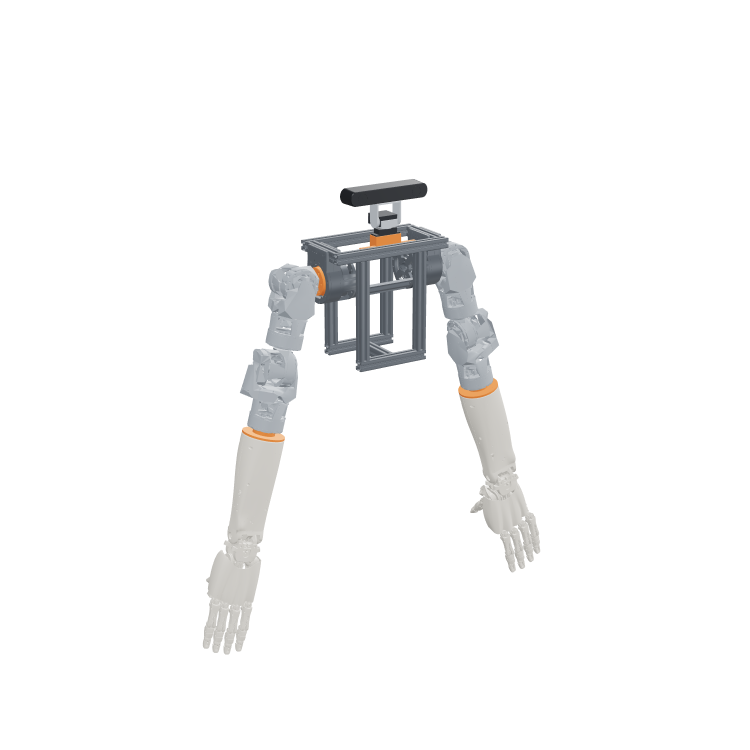
#> input picture papers/2026_fb_modular_system/experiments/software_verification/renders/f_A.png, 1500 x 1500 px (shown at 1/2 size)
$ python -i figs.py   (imports and definitions only)
#> lines starting #> are read from the running program, lines starting #| are printed output that depends on the picture; after the words box and inside, x2 and y2 are one past the last pixel; in counts of white or black regions, pixels touching at a corner belong together
"""Figures for the software-level verification of the module manager (static, for the paper and slides).

usage: python3 figs.py <data dir> <renders dir> <out dir>
Each figure is written as SVG (text as paths), PDF (fonts embedded) and PNG (300 dpi), with its numbers in a CSV.
Palette (dataviz reference, validated): blue #2a78d6 = available / executed; status serious #ec835a with a cross icon =
rejected (same meaning as the orange 거부 처리 in figure 1 of the paper); grays for unavailable and absent.
"""
import csv, json, os, sys
from collections import defaultdict
import numpy as np
import matplotlib
# [1 line not run here, left out]
import matplotlib.pyplot as plt
from matplotlib import font_manager as fm
from matplotlib.patches import Circle, FancyBboxPatch, Rectangle
from matplotlib.path import Path
from PIL import Image, ImageChops

DATA, RENDERS, OUT = sys.argv[1], sys.argv[2], sys.argv[3]
# [1 line not run here, left out]
HERE = os.path.dirname(os.path.abspath(__file__))
# [2 lines not run here, left out]
R = fm.FontProperties(family="VizSansKR")
M = fm.FontProperties(family="VizSansKR Medium", weight=500)
B = fm.FontProperties(family="VizSansKR Bold", weight=700)
MONO = fm.FontProperties(family="DejaVu Sans Mono")

INK, INK2, MUTED = "#0b0b0b", "#52514e", "#898781"
GRID, AXIS = "#e1e0d9", "#c3c2b7"
BLUE, BLUE_LIGHT = "#2a78d6", "#cde2fb"
REJECT = "#ec835a"                       # status: serious
# [8 lines not run here, left out]
MM = 1 / 25.4


# [6 lines left out: function save, not called in this run]


CHECK = Path([(-0.46, 0.02), (-0.14, -0.30), (0.46, 0.30)], [Path.MOVETO, Path.LINETO, Path.LINETO])


# [17 lines left out: functions status_icon, clean, not called in this run]


# [3 lines not run here, left out]
CFG_NAME = {"A": "기본 구성", "B": "오른손 → 그리퍼", "C": "오른팔 분리", "D": "양손 분리", "E": "목, 카메라 분리",
            "E′": "카메라만 분리"}
PLAN = {"hand_over(R_hand)": (True, "오른손 FB로 수행"), "hand_over(R_gripper)": (True, "그리퍼 FB로 수행"),
        "hand_over(L_hand)": (True, "왼손 FB로 수행"), "reject(no_grasp)": (False, "거부: 파지 수단 없음"),
        "reject(no_vision)": (False, "거부: 카메라 없음")}


# ===================================================================== S1. configurations A-E with the outcome
def crop_box(im, thr=10):
    d = ImageChops.difference(im.convert("RGB"), Image.new("RGB", im.size, "white")).convert("L").point(lambda v: 255 if v > thr else 0)
    return d.getbbox()


# [37 lines left out: function fig_s1, not called in this run]


# ===================================================================== S2. capability matrix
GROUPS = [("인식", ["detect(object)", "locate_hand(person)", "look_at(point)"]),
          ("오른쪽", ["wave(R_arm)", "open_hand(R_hand)", "handshake(R_arm, R_hand)", "grasp(R_hand)", "hand_over(R_hand)",
                   "grasp(R_gripper)", "hand_over(R_gripper)"]),
          ("왼쪽", ["wave(L_arm)", "open_hand(L_hand)", "handshake(L_arm, L_hand)", "grasp(L_hand)", "hand_over(L_hand)"])]
COLS = ["A", "B", "C", "D", "E", "E′"]


# [281 lines left out: functions fig_s2, fig_s3, fig_s4, fig_s5, fig_s6, fig_s7, not called in this run]


# [4 lines not run here, left out]

>>> from PIL import Image
>>> picture = Image.open('renders/f_A.png')
#> picture is the input picture: PIL image 1500x1500 RGB; mean R, G, B 247.7, 247.8, 247.8
>>> result = crop_box(picture)
#> in crop_box, `d = ImageChops.difference(im.convert("RGB"), Image.new("RGB", im.size,..`:
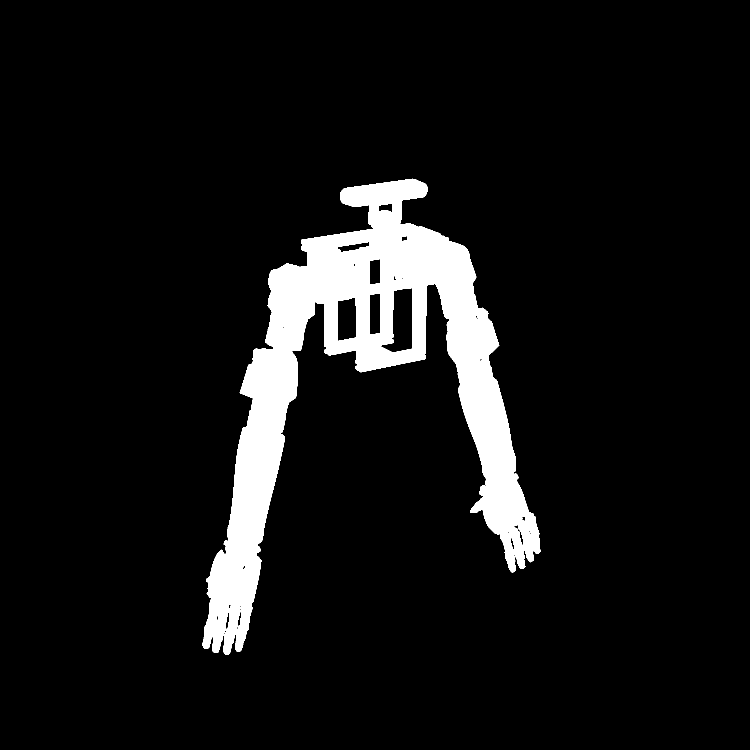
#> d: PIL image 1500x1500 L (shown at 1/2 size); 7.7% white; 1 white region, box (x1, y1, x2, y2) and area: (405, 357, 1081, 1309) 173988
#> result = (405, 357, 1081, 1309)

$ run again, on papers/2026_fb_modular_system/experiments/software_verification/renders/f_C.png
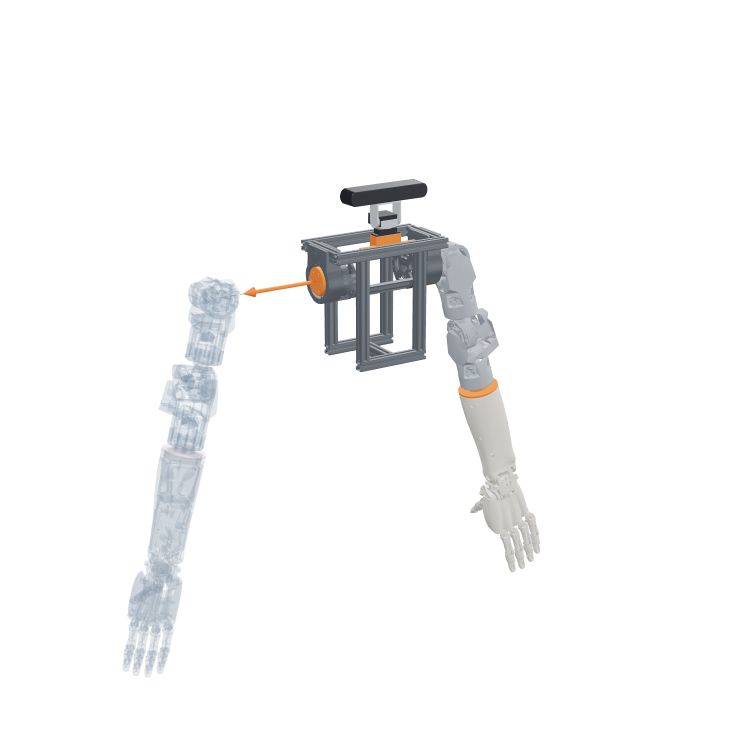
#> input picture papers/2026_fb_modular_system/experiments/software_verification/renders/f_C.png, 1500 x 1500 px (shown at 1/2 size)
#> picture is the input picture: PIL image 1500x1500 RGB; mean R, G, B 247.8, 248, 248.3
#> in crop_box, `d = ImageChops.difference(im.convert("RGB"), Image.new("RGB", im.size,..`:
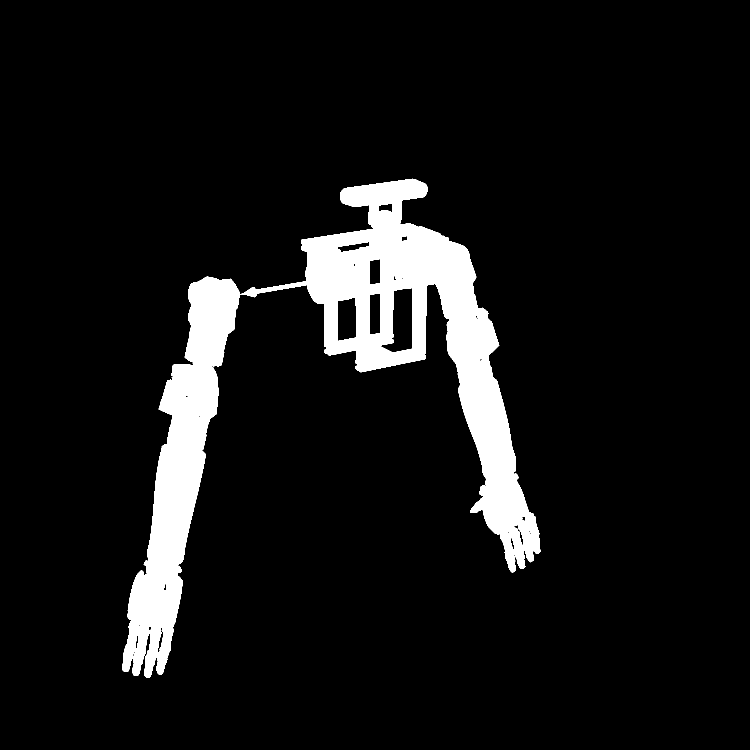
#> d: PIL image 1500x1500 L (shown at 1/2 size); 8% white; 2 white regions (1 under 20 px), largest, box (x1, y1, x2, y2) and area: (245, 357, 1081, 1355) 179400
#> result = (245, 357, 1081, 1355)
